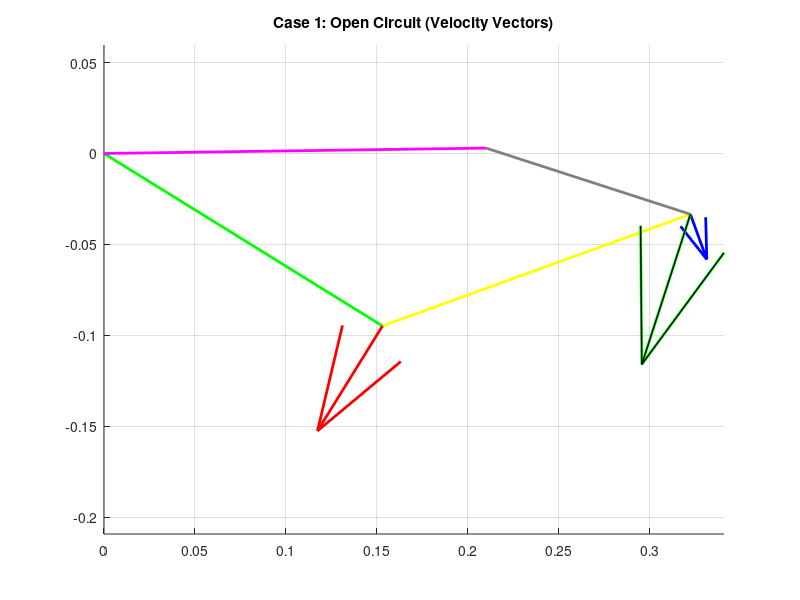
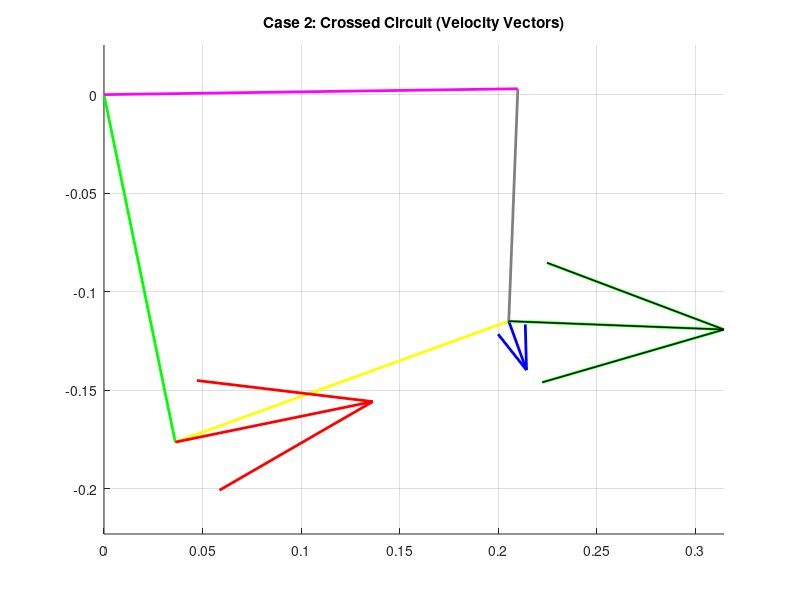

The MATLAB script that drew these images, in order:
clear all
close all
clc

% --- 1. Define Parameters (Unit: meters) ---
L1 = 0.210; % Ground (Pink)
L2 = 0.180; % Crank (Green)
L3 = 0.180; % Coupler (Yellow)
L4 = 0.118; % Rocker (Grey)

a = L2; b = L3; c = L4; d = L1;

% --- 2. Input Parameter (Position) ---
offset_deg = 0.81;
offset = deg2rad(offset_deg);

q3d_global = 19.94; % Input Theta 3
q3 = deg2rad(q3d_global); % Global angle used for velocity directly

% Calculate Local q3 for Position Analysis (K constants logic)
q3_local = q3 - offset; 

% --- 3. Position Analysis (Inverse Kinematics) ---
% Finding Theta 4 (Rocker)
K1 = d/b; K2 = d/c; K3 = (b^2 - a^2 + c^2 + d^2)/(2*b*c); 
A = cos(q3_local) - K1 - K2*cos(q3_local) + K3;
B = -2*sin(q3_local);
C = K1 - (K2+1)*cos(q3_local) + K3;

q4_loc1 = 2*atan((-B - sqrt(B^2 - 4*A*C))/(2*A)); 
q4_loc2 = 2*atan((-B + sqrt(B^2 - 4*A*C))/(2*A));

% Finding Theta 2 (Crank)
K4 = d/a; K5 = (c^2 - d^2 - b^2 - a^2)/(2*b*a); 
D = cos(q3_local) - K1 + K4*cos(q3_local) + K5;
E = -2*sin(q3_local);
F = K1 + (K4-1)*cos(q3_local) + K5;

q2_loc1 = 2*atan((-E - sqrt(E^2 - 4*D*F))/(2*D)); 
q2_loc2 = 2*atan((-E + sqrt(E^2 - 4*D*F))/(2*D));

% Global Angles (Adding Offset)
q21 = q2_loc1 + offset; q41 = q4_loc1 + offset; % Case 1 (Open)
q22 = q2_loc2 + offset; q42 = q4_loc2 + offset; % Case 2 (Crossed)

% --- 4. Velocity Analysis (Inverse: Given w3, find w2 & w4) ---
w3 = -2.2; % Given Input Velocity of Yellow Link (rad/s)

% --- Case 1: Open Circuit Velocities ---
% Derived Formulas:
w2_1 = (b * w3 * sin(q3 - q41)) / (a * sin(q41 - q21));
w4_1 = (b * w3 * sin(q3 - q21)) / (c * sin(q41 - q21));

% Vector Calculation (Case 1)
VA_1 = 1j * a * w2_1 * exp(1j * q21);
VBA_1 = 1j * b * w3 * exp(1j * q3);
VB_1 = VA_1 + VBA_1; % Resultant Velocity at B
VB_Check1 = 1j * c * w4_1 * exp(1j * q41); % Check from Link 4 side

% --- Case 2: Crossed Circuit Velocities ---
w2_2 = (b * w3 * sin(q3 - q42)) / (a * sin(q42 - q22));
w4_2 = (b * w3 * sin(q3 - q22)) / (c * sin(q42 - q22));

% Vector Calculation (Case 2)
VA_2 = 1j * a * w2_2 * exp(1j * q22);
VBA_2 = 1j * b * w3 * exp(1j * q3);
VB_2 = VA_2 + VBA_2; 
VB_Check2 = 1j * c * w4_2 * exp(1j * q42);

% --- 5. Extract Vector Components for Plotting ---
% Scale factor to make arrows visible but not too huge
scale = 1/15; 

% Components Case 1
VA_1x = real(VA_1); VA_1y = imag(VA_1);
VBA_1x = real(VBA_1); VBA_1y = imag(VBA_1);
VB_1x = real(VB_1); VB_1y = imag(VB_1);
VB_Check1x = real(VB_Check1); VB_Check1y = imag(VB_Check1);

% Components Case 2
VA_2x = real(VA_2); VA_2y = imag(VA_2);
VBA_2x = real(VBA_2); VBA_2y = imag(VBA_2);
VB_2x = real(VB_2); VB_2y = imag(VB_2);
VB_Check2x = real(VB_Check2); VB_Check2y = imag(VB_Check2);

% Position Vectors for placing the quiver arrows (From previous part)
RO4O2 = d*exp(1j*offset); RO4O2x = real(RO4O2); RO4O2y = imag(RO4O2);
RA1 = a*exp(1j*q21); RB1 = RA1 + b*exp(1j*q3);
RA2 = a*exp(1j*q22); RB2 = RA2 + b*exp(1j*q3);

% --- 6. Plotting ---

% Figure 1: Open Circuit
figure(1)
title('Case 1: Open Circuit (Velocity Vectors)'); hold on;
% Draw Linkage first (Background)
plot([0 real(RA1)],[0 imag(RA1)],'g-','LineWidth',2); % Crank
plot([real(RA1) real(RB1)],[imag(RA1) imag(RB1)],'y-','LineWidth',2); % Coupler
plot([real(RO4O2) real(RB1)],[imag(RO4O2) imag(RB1)],'Color',[0.5 0.5 0.5],'LineWidth',2); % Rocker
plot([0 real(RO4O2)],[0 imag(RO4O2)],'m-','LineWidth',2); % Ground

% Plot Velocity Vectors (Using your pattern)
% Red = VA (at Point A)
quiver(real(RA1), imag(RA1), VA_1x*scale, VA_1y*scale, 0, 'red', 'MaxHeadSize', 0.5, 'LineWidth', 2);
% Blue = VBA (Relative Velocity at Point B)
quiver(real(RB1), imag(RB1), VBA_1x*scale, VBA_1y*scale, 0, 'blue', 'MaxHeadSize', 0.5, 'LineWidth', 2);
% Green = VB (Resultant Velocity at Point B)
quiver(real(RB1), imag(RB1), VB_1x*scale, VB_1y*scale, 0, 'green', 'MaxHeadSize', 0.5, 'LineWidth', 2);
% Black = VB Check (Velocity from Link 4 side) - Should overlap Green
quiver(real(RB1), imag(RB1), VB_Check1x*scale, VB_Check1y*scale, 0, 'black', 'MaxHeadSize', 0.5, 'LineWidth', 1);
axis equal; grid on;

% Figure 2: Crossed Circuit
figure(2)
title('Case 2: Crossed Circuit (Velocity Vectors)'); hold on;
% Draw Linkage
plot([0 real(RA2)],[0 imag(RA2)],'g-','LineWidth',2);
plot([real(RA2) real(RB2)],[imag(RA2) imag(RB2)],'y-','LineWidth',2);
plot([real(RO4O2) real(RB2)],[imag(RO4O2) imag(RB2)],'Color',[0.5 0.5 0.5],'LineWidth',2);
plot([0 real(RO4O2)],[0 imag(RO4O2)],'m-','LineWidth',2);

% Plot Velocity Vectors
quiver(real(RA2), imag(RA2), VA_2x*scale, VA_2y*scale, 0, 'red', 'MaxHeadSize', 0.5, 'LineWidth', 2);
quiver(real(RB2), imag(RB2), VBA_2x*scale, VBA_2y*scale, 0, 'blue', 'MaxHeadSize', 0.5, 'LineWidth', 2);
quiver(real(RB2), imag(RB2), VB_2x*scale, VB_2y*scale, 0, 'green', 'MaxHeadSize', 0.5, 'LineWidth', 2);
quiver(real(RB2), imag(RB2), VB_Check2x*scale, VB_Check2y*scale, 0, 'black', 'MaxHeadSize', 0.5, 'LineWidth', 1);
axis equal; grid on;

% Display Calculated Velocities
disp('--- Velocity Results ---');
disp(['Input w3: ', num2str(w3), ' rad/s']);
disp(' ');
disp('Case 1 (Open):');
disp(['  w2: ', num2str(w2_1), ' rad/s']);
disp(['  w4: ', num2str(w4_1), ' rad/s']);
disp(' ');
disp('Case 2 (Crossed):');
disp(['  w2: ', num2str(w2_2), ' rad/s']);
disp(['  w4: ', num2str(w4_2), ' rad/s']);
